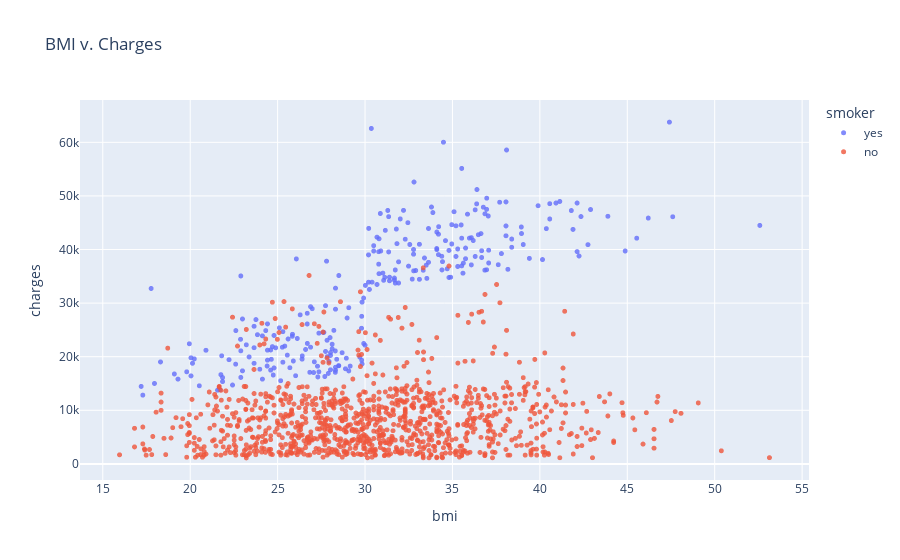

Write notebook code for a chart like this one.
### Code cell
fig = px.scatter(medical_df,
                   x='bmi',
                   y='charges',
                   color='smoker',
                   opacity=0.8,
                   hover_data=['sex'],
                   title='BMI v. Charges',
                   )
fig.update_traces(marker_size=5)
fig.show()

### Figure 1 — Plotly figure (JSON) as saved in the notebook; plotly's stock layout.template omitted (floating-point values rounded to 4 significant figures; data arrays with more than 128 entries replaced by an {"elided": "..."} marker saying what was removed)
{"data": [{"customdata": {"elided": "274x1 str values"}, "hovertemplate": "smoker=yes<br>bmi=%{x}<br>charges=%{y}<br>sex=%{customdata[0]}<extra></extra>", "legendgroup": "yes", "marker": {"color": "#636efa", "opacity": 0.8, "size": 5, "symbol": "circle"}, "mode": "markers", "name": "yes", "showlegend": true, "type": "scattergl", "x": {"elided": "274 float values"}, "xaxis": "x", "y": {"elided": "274 float values"}, "yaxis": "y"}, {"customdata": {"elided": "1064x1 str values"}, "hovertemplate": "smoker=no<br>bmi=%{x}<br>charges=%{y}<br>sex=%{customdata[0]}<extra></extra>", "legendgroup": "no", "marker": {"color": "#EF553B", "opacity": 0.8, "size": 5, "symbol": "circle"}, "mode": "markers", "name": "no", "showlegend": true, "type": "scattergl", "x": {"elided": "1064 float values"}, "xaxis": "x", "y": {"elided": "1064 float values"}, "yaxis": "y"}], "layout": {"legend": {"title": {"text": "smoker"}, "tracegroupgap": 0}, "title": {"text": "BMI v. Charges"}, "xaxis": {"anchor": "y", "domain": [0, 1], "title": {"text": "bmi"}}, "yaxis": {"anchor": "x", "domain": [0, 1], "title": {"text": "charges"}}}}
